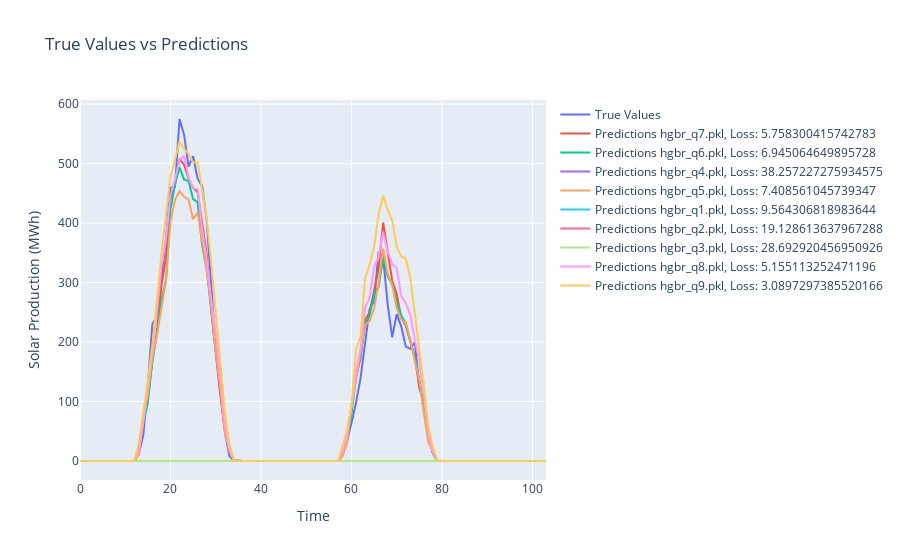

Source (notebook cell):
### Code cell
import plotly.graph_objects as go

fig = go.Figure()

fig.add_trace(go.Scatter(y= y_test, name= "True Values", mode= "lines"))
for model_path, prediction in predictions.items():
    fig.add_trace(go.Scatter(y= prediction, name= f"Predictions {model_path.split("/")[-1]}, Loss: {mean_pinball_losses[model_path]}", mode= "lines"))

fig.update_layout(title= "True Values vs Predictions", xaxis_title= "Time", yaxis_title= "Solar Production (MWh)")
fig.show()
